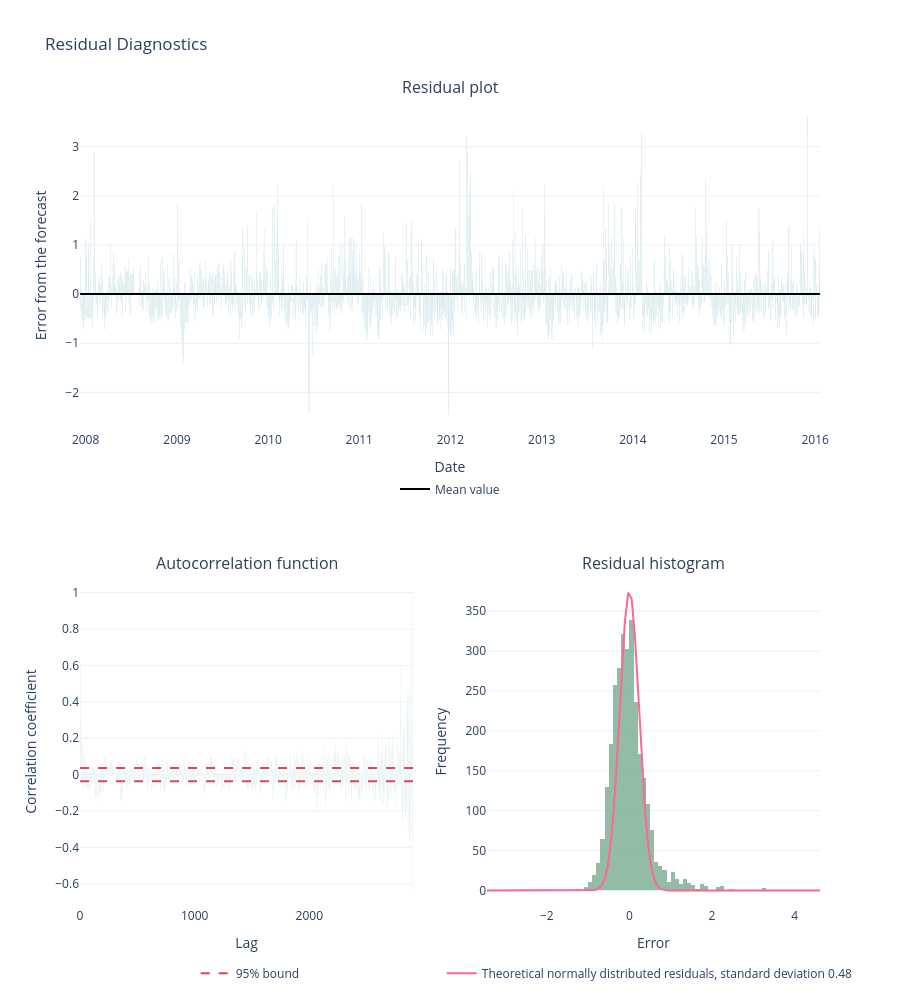

Notebook code cell kept with this figure:
### Code cell
fig = forecast.plot_diagnostics('prophet')
fig.show()

### Figure 1 — Plotly figure (JSON) as saved in the notebook; plotly's stock layout.template omitted (floating-point values rounded to 4 significant figures; data arrays with more than 128 entries replaced by an {"elided": "..."} marker saying what was removed)
{"data": [{"legend": "legend2", "marker": {"color": "#00789c"}, "showlegend": false, "type": "bar", "x": {"elided": "2905 str values"}, "xaxis": "x", "y": {"elided": "2905 float values"}, "yaxis": "y"}, {"legend": "legend2", "line": {"color": "black"}, "name": "Mean value", "type": "scatter", "x": {"elided": "2905 str values"}, "xaxis": "x", "y": {"elided": "2905 float values"}, "yaxis": "y"}, {"legend": "legend3", "marker": {"color": "#00789c"}, "showlegend": false, "type": "bar", "xaxis": "x2", "y": {"elided": "2905 float values"}, "yaxis": "y2"}, {"legend": "legend3", "line": {"color": "#d1495b", "dash": "dash"}, "name": "95% bound", "type": "scatter", "xaxis": "x2", "y": {"elided": "2905 float values"}, "yaxis": "y2"}, {"legend": "legend3", "line": {"color": "#d1495b", "dash": "dash"}, "showlegend": false, "type": "scatter", "xaxis": "x2", "y": {"elided": "2905 float values"}, "yaxis": "y2"}, {"legend": "legend4", "marker": {"color": "#66a182"}, "nbinsx": 100, "opacity": 0.7, "showlegend": false, "type": "histogram", "x": {"elided": "2905 float values"}, "xaxis": "x3", "yaxis": "y3"}, {"legend": "legend4", "name": "Theoretical normally distributed residuals, standard deviation 0.48", "type": "scatter", "x": [-3.446, -3.365, -3.283, -3.202, -3.121, -3.039, -2.958, -2.876, -2.795, -2.713, -2.632, -2.551, -2.469, -2.388, -2.306, -2.225, -2.144, -2.062, -1.981, -1.899, -1.818, -1.737, -1.655, -1.574, -1.492, -1.411, -1.329, -1.248, -1.167, -1.085, -1.004, -0.9224, -0.841, -0.7596, -0.6782, -0.5968, -0.5154, -0.434, -0.3526, -0.2712, -0.1897, -0.1083, -0.02692, 0.05449, 0.1359, 0.2173, 0.2987, 0.3801, 0.4615, 0.543, 0.6244, 0.7058, 0.7872, 0.8686, 0.95, 1.031, 1.113, 1.194, 1.276, 1.357, 1.438, 1.52, 1.601, 1.683, 1.764, 1.846, 1.927, 2.008, 2.09, 2.171, 2.253, 2.334, 2.415, 2.497, 2.578, 2.66, 2.741, 2.822, 2.904, 2.985, 3.067, 3.148, 3.23, 3.311, 3.392, 3.474, 3.555, 3.637, 3.718, 3.799, 3.881, 3.962, 4.044, 4.125, 4.206, 4.288, 4.369, 4.451, 4.532, 4.614], "xaxis": "x3", "y": [2.806e-45, 4.45e-43, 6.252e-41, 7.783e-39, 8.583e-37, 8.386e-35, 7.259e-33, 5.566e-31, 3.782e-29, 2.276e-27, 1.214e-25, 5.733e-24, 2.399e-22, 8.896e-21, 2.922e-19, 8.503e-18, 2.192e-16, 5.007e-15, 1.013e-13, 1.816e-12, 2.885e-11, 4.059e-10, 5.059e-09, 5.587e-08, 5.466e-07, 4.738e-06, 3.638e-05, 0.0002475, 0.001492, 0.007965, 0.03768, 0.1579, 0.5862, 1.928, 5.619, 14.51, 33.18, 67.23, 120.7, 191.9, 270.4, 337.5, 373.3, 365.7, 317.4, 244.0, 166.3, 100.3, 53.65, 25.41, 10.66, 3.965, 1.306, 0.3811, 0.09851, 0.02256, 0.004578, 0.0008229, 0.0001311, 1.849e-05, 2.311e-06, 2.559e-07, 2.511e-08, 2.182e-09, 1.68e-10, 1.146e-11, 6.927e-13, 3.709e-14, 1.759e-15, 7.392e-17, 2.752e-18, 9.077e-20, 2.652e-21, 6.866e-23, 1.575e-24, 3.2e-26, 5.759e-28, 9.184e-30, 1.298e-31, 1.624e-33, 1.801e-35, 1.769e-37, 1.54e-39, 1.187e-41, 8.11e-44, 4.908e-46, 2.631e-48, 1.25e-50, 5.259e-53, 1.961e-55, 6.476e-58, 1.895e-60, 4.912e-63, 1.128e-65, 2.295e-68, 4.137e-71, 6.606e-74, 9.346e-77, 1.171e-79, 1.301e-82], "yaxis": "y3"}], "layout": {"annotations": [{"font": {"size": 16}, "showarrow": false, "text": "Residual plot", "x": 0.5, "xanchor": "center", "xref": "paper", "y": 1, "yanchor": "bottom", "yref": "paper"}, {"font": {"size": 16}, "showarrow": false, "text": "Autocorrelation function", "x": 0.225, "xanchor": "center", "xref": "paper", "y": 0.41, "yanchor": "bottom", "yref": "paper"}, {"font": {"size": 16}, "showarrow": false, "text": "Residual histogram", "x": 0.775, "xanchor": "center", "xref": "paper", "y": 0.41, "yanchor": "bottom", "yref": "paper"}], "height": 1000, "legend2": {"x": 0.5, "xanchor": "center", "y": 0.5, "yanchor": "bottom"}, "legend3": {"x": 0.23, "xanchor": "center", "y": -0.1, "yanchor": "bottom"}, "legend4": {"x": 0.77, "xanchor": "center", "y": -0.1, "yanchor": "bottom"}, "title": {"text": "Residual Diagnostics"}, "xaxis": {"anchor": "y", "domain": [0, 1], "title": {"text": "Date"}}, "xaxis2": {"anchor": "y2", "domain": [0, 0.45], "title": {"text": "Lag"}}, "xaxis3": {"anchor": "y3", "domain": [0.55, 1], "title": {"text": "Error"}}, "yaxis": {"anchor": "x", "domain": [0.59, 1], "title": {"text": "Error from the forecast"}}, "yaxis2": {"anchor": "x2", "domain": [0, 0.41], "title": {"text": "Correlation coefficient"}}, "yaxis3": {"anchor": "x3", "domain": [0, 0.41], "title": {"text": "Frequency"}}}}
